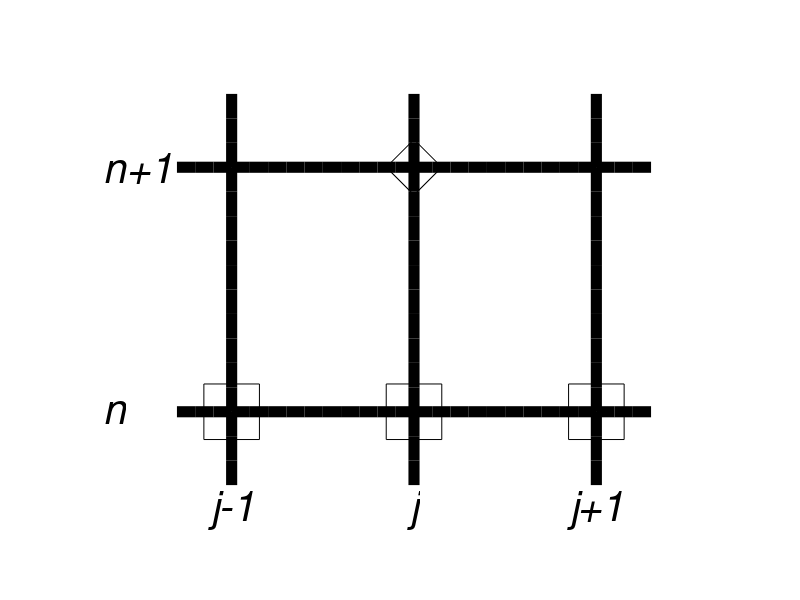
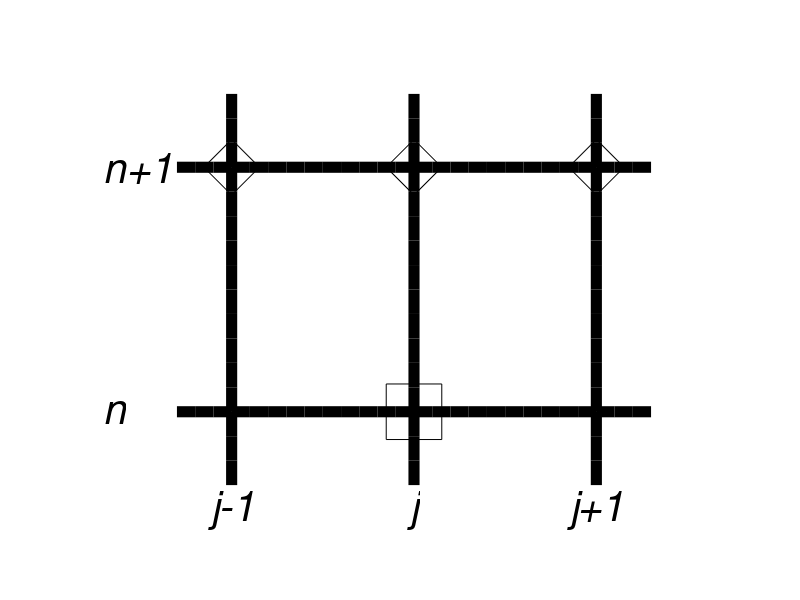
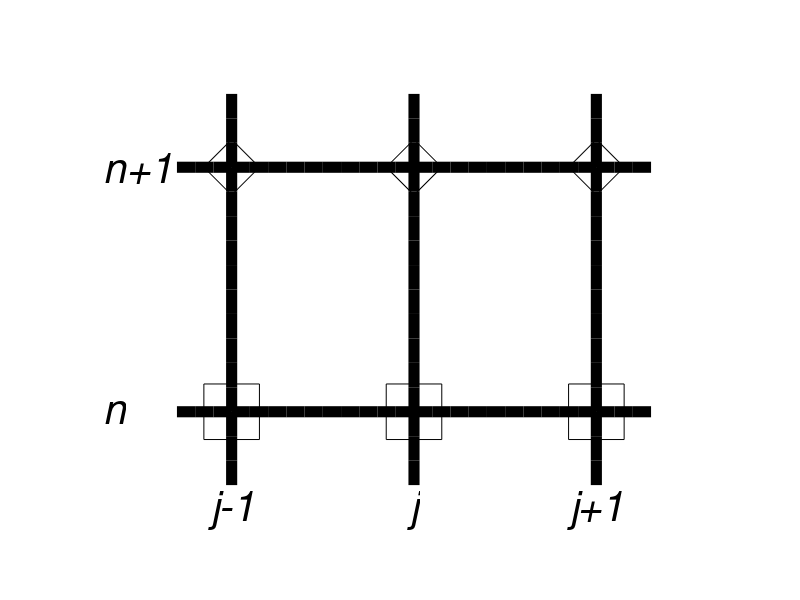

MATLAB code for these plots, in order:
function heatstencils
% HEATSTENCILS   Plot the kind of stencils used for explicit, implicit,
% and Crank-Nicolson methods on 1D heat equation  u_t = D u_xx.

msize=40;

basic(1) % stencil for explicit
hold on
plot([-1 0 1], [0 0 0], 'sk', 'Markersize',msize)
plot([0], [1], 'dk', 'Markersize',msize)
hold off
% to create .eps in Octave:
%print -depsc2 ../pdffigs/expstencil.eps

basic(2) % stencil for implicit
hold on
plot([0], [0], 'sk', 'Markersize',msize)
plot([-1 0 1], [1 1 1], 'dk', 'Markersize',msize)
hold off
%print -depsc2 ../pdffigs/impstencil.eps

basic(3) % stencil for Crank-Nicolson
hold on
plot([-1 0 1], [0 0 0], 'sk', 'Markersize',msize)
plot([-1 0 1], [1 1 1], 'dk', 'Markersize',msize)
hold off
%print -depsc2 ../pdffigs/cnstencil.eps

   function basic(i)

   lwidth = 8.0;
   fsize = 30;

   figure(i), clf

   % make the grid
   x=-1.3:0.1:1.3;
   plot(x,[zeros(size(x)); ones(size(x))]','k',...
       'LineWidth',lwidth)
   axis([-1.7 1.7 -0.5 1.5])
   axis off
   hold on
   y=-0.3:0.1:1.3;
   plot([-ones(size(y)); zeros(size(y)); ones(size(y))]',y,'k',...
       'LineWidth',lwidth)

   % label the j,k positions
   text(-1,-0.4,'j-1','FontSize',fsize,'FontAngle','italic',...
      'HorizontalAlignment','center')
   text(0,-0.4,'j','FontSize',fsize,'FontAngle','italic',...
      'HorizontalAlignment','center')
   text(1,-0.4,'j+1','FontSize',fsize,'FontAngle','italic',...
      'HorizontalAlignment','center')
   text(-1.7,0,'n','FontSize',fsize,'FontAngle','italic')
   text(-1.7,1,'n+1','FontSize',fsize,'FontAngle','italic')
   hold off

